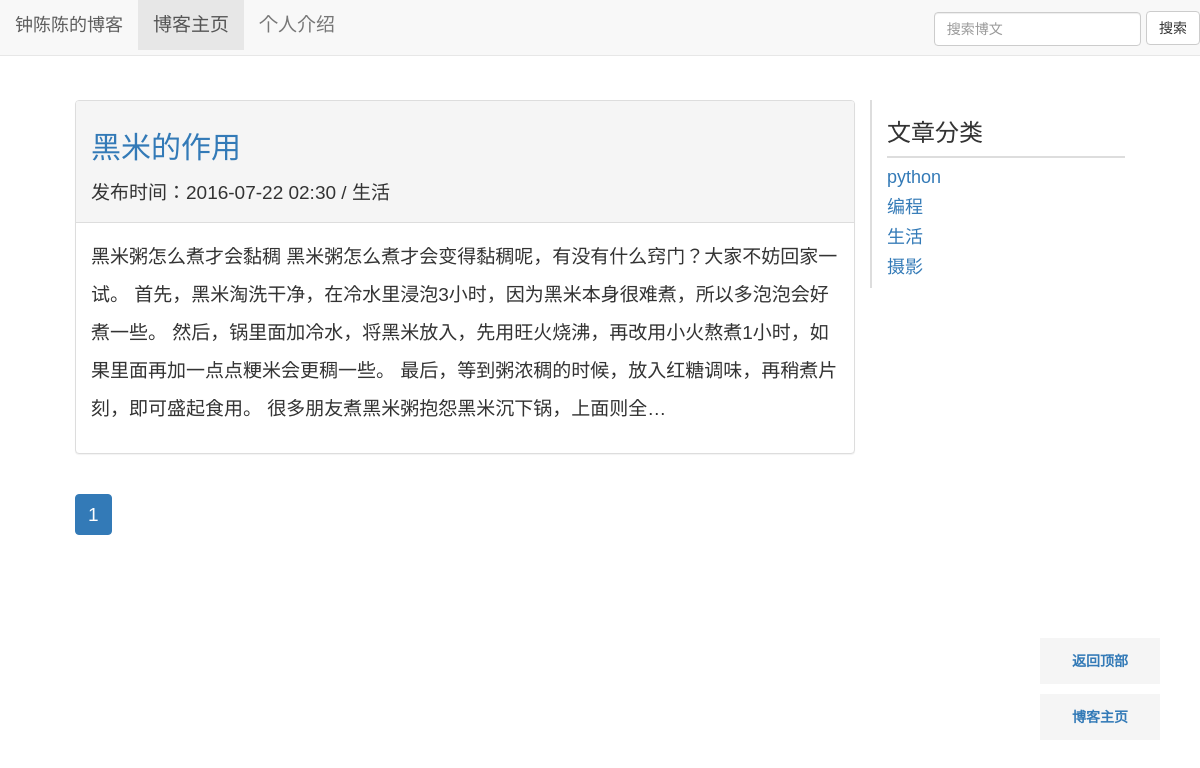
Screenshot of /blog/cat/3/ with the database file from the repository.
### blog/models.py (models this page shows, shortened)
class Blog(models.Model):
    title = models.CharField('标题', max_length=32)
    author = models.CharField('作者', max_length=16)
    content = models.TextField('正文')
    created = models.DateTimeField('发布时间', auto_now_add=True)
    category = models.ForeignKey(Category, verbose_name='分类')
    tags = models.ManyToManyField(Tag, verbose_name='标签')

class Category(models.Model):
    name = models.CharField('名称', max_length=16)

### blog/views.py (the view)
# urls.py: url(r'^cat/(?P<category_id>\d+)/$', views.get_category, name='blog_get_category'),
def get_category(request, category_id):
    try:
        cat=Category.objects.get(id=category_id)
    except Category.DoesNotExist:
        raise Http404
    cat_blogset=cat.blog_set.all().order_by('-created')
    blog_paginator=Paginator(cat_blogset,8)#show 8 blogs per page
    page=request.GET.get('page')
    try:
        blogs=blog_paginator.page(page)
    except PageNotAnInteger:
        blogs=blog_paginator.page(1)
    except EmptyPage:
        blogs=blog_paginator(blog_paginator.num_pages)
    ctx = {
    'blogs': blogs,
    'categories':Category.objects.all(),
    }
    return render(request, 'blog-list.html', ctx)

### blog/templates/blog-list.html (shortened to what this page needs)
{% extends "base.html" %}
{% block head %}
{% load staticfiles %}
	<link rel="stylesheet" type="text/css" href="{% static 'blog/css/base.css' %}" />
{% endblock %}
{% block content %}
{% for blog in blogs %}
<div class="panel panel-default">
	<div class="panel-heading">
		<div class="blog_header">
			<a href= "{% url 'blog_get_detail' blog.id %}"><h2>{{ blog.title }}</h2></a>
			<span class="blog_created" >发布时间：{{ blog.created|date:"Y-m-d H:i" }}</span>
			<span class="dc_sep">/</span></small>
			<span class="blog_category" >{{ blog.category.name }}</span>
		</div>
	</div>
	<div class="panel-body">
	    <div class="blog_content">
		    <p> {{ blog.content|truncatechars:200 }}</p>
	     </div>
	</div>
</div>
{% endfor %}
<div class="footer">
	<ul class="pagination">
		<li class="page_btn active" id="cur_page">
			 <a   href="?page={{ blogs.number }} " >{{ blogs.number }} </a>
		</li>
	</ul>
</div>
{% endblock %}

### blog/templates/base.html (shortened to what this page needs)
<!DOCTYPE html>
<html>
<head>
        {% load staticfiles %}
        <link href="{% static 'blog/bootstrap/css/bootstrap.min.css' %}" rel="stylesheet">
     {% block head %}{% endblock %}
</head>
<body>
        <div class="navbar navbar-default navbar-fixed-top" role="navigation">
                 <div class="navbar-header">
                          <a class="navbar-brand" href="{% url 'blog_get_blogs' %}">钟陈陈的博客</a>
                 </div>
                 <div class="collapse navbar-collapse" id="example-navbar-collapse">
                         <ul class="nav navbar-nav">
                                  <li class="active">
                                           <a href="{% url 'blog_get_blogs' %}">博客主页</a>
                                  </li>
                                  <li class="">
                                          <a href="/about_me/">个人介绍</a>
                                  </li>
                         </ul>
                        <form action="{% url 'blog_search' %}" class="navbar-form navbar-right" role="search" method="post">
                             <div class="form-group">
                                <input type="text" class="form-control" name="blog_search" placeholder="搜索博文">
                             </div>
                             <input type="submit" class="btn btn-default" value="搜索"></input>
                        </form>
                 </div>
        </div>
        <div class="container" id="top">
                <div class="row">
                        <div class="col-md-9">
                                 {% block content %}{% endblock %}
                        </div>
                          <div class="col-md-3 tags">
                                  <div class =catogry_title><h3>文章分类</h3></div>
                                  <div class="category_content">
                                           {% for category in categories %}
                                           <a href="{% url 'blog_get_category' category.id %}" >
                                                    <div class="category_item">
                                                           <h4> {{category.name}}</h4>
                                                    </div>
                                           </a>
                                          {% endfor %}
                                  </div>
                         </div>
                </div>
        </div>
	<div class="back_to_top">
		<a href="#top" target="_self">返回顶部</a>
		<a href="{%url 'blog_get_blogs' %}" target="_self">博客主页</a>
	</div>
</body>
</html>

### blog/static/blog/css/base.css (style rules this page uses)
body { font-size: 19px; font-family: Microsoft YaHei,'宋体' , Tahoma, Helvetica, Arial, "\5b8b\4f53", sans-serif; line-height: 2em; }
.container { margin-top: 100px; width:90%; }
.tags { border-left-style: solid; border-left-width: 2px; border-left-color: #DDD; }
.catogry_title { border-bottom-style: solid; border-bottom-width: 2px; border-bottom-color: #DDD; }
.back_to_top { position:fixed; right:40px; bottom:50px; z-index:100; display:block; }
.back_to_top a { display:block; font-weight:bold; font-size:14px; color:##A0A0A0!important; background-color:#F5F5F5; width:120px; text-align:center; padding:4px; text-decoration:none; margin-bottom:10px; }

### rows the page displays
Blog: title "黑米的作用", created "2016-07-22 02:30", category.name "生活", content "黑米粥怎么煮才会黏稠 黑米粥怎么煮才会变得黏稠呢，有没有什么窍门？大家不妨回家一试。 首先，黑米淘洗干净，在冷水里浸泡3小时，因为黑米本身很难煮，所以多泡泡会好煮一些。 然后，锅里面加冷水，将黑米放入，先用旺火烧沸，再改用小火熬煮1小时，如果里面再加一点点粳米会更稠一些。 最后，等到粥浓稠的时候，放入红糖调味，再稍煮片刻，即可盛起食用。 很多朋友煮黑米粥抱怨黑米沉下锅，上面则全…"
Category: name "python"
Category: name "编程"
Category: name "生活"
Category: name "摄影"

### other values shown
{{ blogs.number }} "1"
